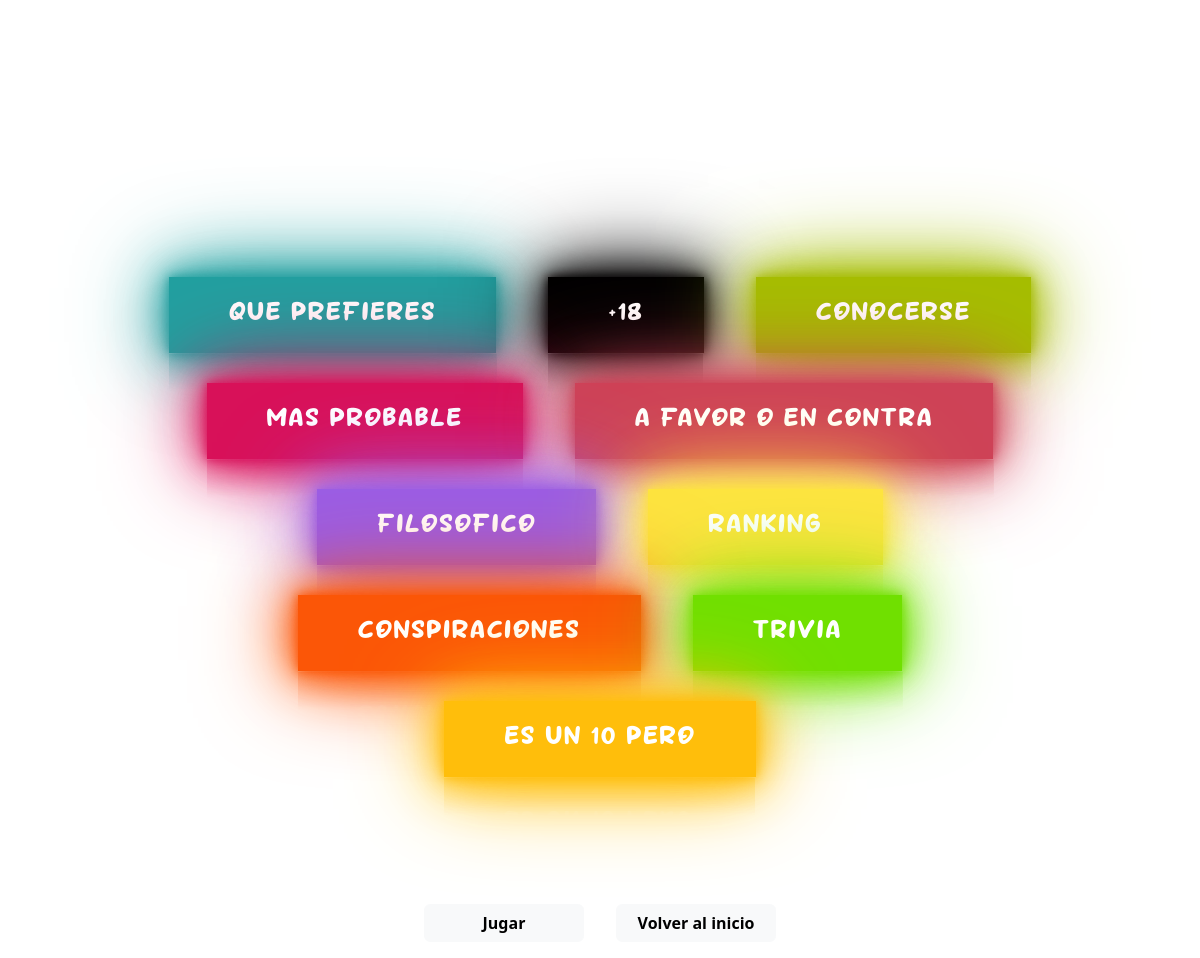
The page /chatter/categories/ on the database its author committed.
### chatter_web/models.py (models this page shows, shortened)
class Genre(models.Model):
    name = models.CharField(max_length=200,
        help_text='Enter a theme genre (e.g. Science Fiction)')
    short = models.CharField(max_length=50,
        default='')
    color = models.CharField(max_length=10,
        default='')

### chatter_web/views.py (the view)
# urls.py: path('categories/', Categories.as_view(), name='categories'),
class Categories(ListView):
    model = Genre

### chatter_web/templates/chatter_web/genre_list.html (shortened to what this page needs)
{% extends "base.html" %}
{% load static %}
{% block content %}
<form action="{% url 'buscar' %}">
    <div class="cats" onload="chargeGenre()">
        {% for genre in genre_list %}
        <div>
        <a href="#" style="--clr: {{ genre.color }}; --i: 0" class="genreSpan" onclick="addGenre('{{ genre.short }}')"><span>{{ genre.name }}</span></a>
        </div>
          {% endfor %}
        </div>
  <div id="footer">
      <button class="btn btn-light mb boton" type="submit">Jugar</button>
      <a href="{% url 'index' %}"><button type="button" class="btn btn-light mb boton" id="back">Volver al inicio</button></a>
    </div>
  </form>
{% endblock %}

### chatter_web/static/css/custom_styles.css (style rules this page uses)
:root { --animation-time: 5s 750ms; }
body { background: url(../img/wallp.jpg) no-repeat center center fixed; }
.boton { font-weight: bold !important; }
#footer { z-index: 999; margin-top: 6rem; width: 100%; display: flex; justify-content: center; }
#footer button { margin: 1rem; }
.mb { width: 10rem; }
.cats { width: 80%; display: flex; flex-direction: row; flex-wrap: wrap; justify-content: center; margin: auto; column-gap: 2rem; text-align: center; }
.genreSpan { position: relative; padding: 20px 60px; display: flex; align-items: center; justify-content: center; background: rgba(0, 0, 0, 0.5); overflow: hidden; text-decoration: none; margin: 15px 10px; transition: 1s; -webkit-box-reflect: below 1px linear-gradient(transparent,transparent,#0004); }
input:checked ~ .genreSpan { background: var(--clr); box-shadow: 0 0 10px var(--clr), 0 0 30px var(--clr), 0 0 60px var(--clr), 0 0 100px var(--clr); }
.genreSpan::before { content: ''; position: absolute; width: 40px; height: 500%; background: var(--clr); transition: 1s; animation: animate 3s linear infinite; animation-delay: calc(-0.33s * var(--1)); }
input:checked ~ .genreSpan::before { width: 120%; }
input:checked ~ .genreSpan::after { background: var(--clr); }
span { position: relative; z-index: 1; font-size: 1.5rem; color: #fff; opacity: 0.5; text-transform: uppercase; letter-spacing: 2px; font-family: milky; }
input:checked ~ .genreSpan span, .genreSpan:hover span { opacity: 1; }

### rows shown on the page
Genre: name "QUE PREFIERES"
Genre: name "+18"
Genre: name "CONOCERSE"
Genre: name "MAS PROBABLE"
Genre: name "A FAVOR O EN CONTRA"
Genre: name "FILOSOFICO"
Genre: name "RANKING"
Genre: name "CONSPIRACIONES"
Genre: name "TRIVIA"
Genre: name "ES UN 10 PERO"
